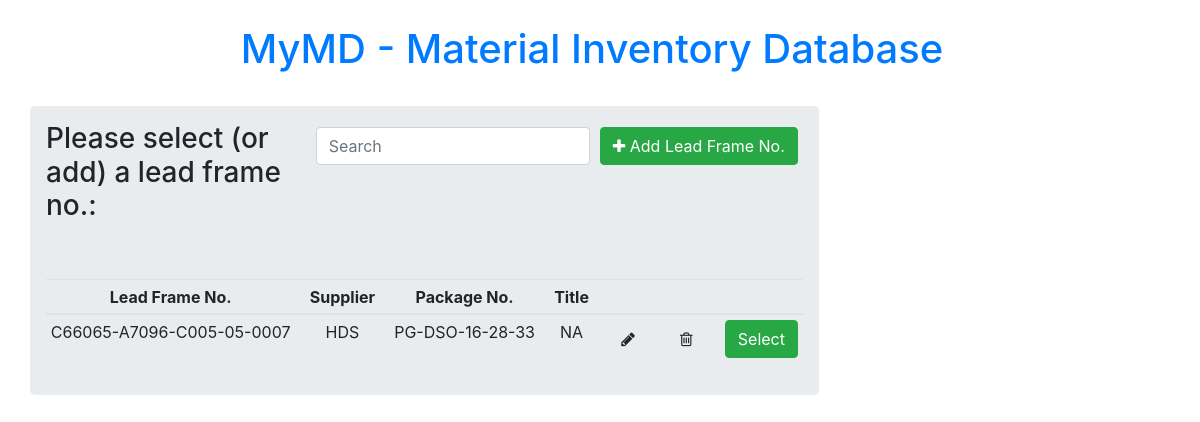
Screenshot of /lead_type with the database file from the repository.
### App.py (models this page shows, shortened)
class LeadType(db.Model):
    __tablename__ = 'lead_types'
    lead_type_id = db.Column(db.Integer, primary_key=True)
    lead_no = db.Column(db.String(100))
    supplier = db.Column(db.String(100))
    package_no = db.Column(db.String(100))
    title = db.Column(db.String(100))
    lead_description = db.relationship("LeadDescription", cascade="all, delete-orphan")

### App.py (the view)
@app.route("/lead_type")
def show_lead_types():
    all_lead_type = LeadType.query.order_by(LeadType.lead_type_id).all()
    return render_template("lead_type.html", lead_types=all_lead_type)

### templates/lead_type.html (shortened to what this page needs)
{% extends 'base.html' %}
{% block body %}
<div class="container">
    <div class="row">
        <div class="col-xs-7">
            <div class="jumbotron p-3">
                    <button type="button" style="margin:5px;" class="btn btn-success float-right" data-toggle="modal"
                        data-target="#mymodal"><i class="fa fa-plus"></i> Add Lead Frame No.</button>
                    <div class="form-group pull-right" style="margin:5px;">
                        <input type="text" class="form-control" id="mySearch" placeholder="Search">
                    </div>
                    <h3>Please select (or add) a lead frame no.:</h3>
                <table id="myTable" class="table table-hover table-sm text-center">
                    <thead>
                        <tr>
                            <th>Lead Frame No.</th>
                            <th></th>
                            <th>Supplier</th>
                            <th></th>
                            <th>Package No.</th>
                            <th></th>
                            <th>Title</th>
                            <th></th>
                            <th></th>
                            <th></th>
                            <th></th>
                            <th></th>
                            <th></th>
                        </tr>
                    </thead>
                    {% for lead in lead_types %}
                    <tr>
                        <td>{{ lead.lead_no }}</td>
                        <td></td>
                        <td>{{ lead.supplier }}</td>
                        <td></td>
                        <td>{{ lead.package_no }}</td>
                        <td></td>
                        <td>{{ lead.title }}</td>
                        <td></td>
                        <td>
                            <a href="/lead_type/update/{{lead.lead_type_id}}" class="btn" data-toggle="modal"
                               data-target="#modaledit{{lead.lead_type_id}}"><i class="fa fa-pencil"></i></a>
                        </td>
                        <td></td>
                        <td>
                            <a href="/lead_type/delete/{{lead.lead_type_id}}" class="btn"
                               onclick="return confirm('Are You Sure To Delete?')"><i class="fa fa-trash-o"></i></a>
                        </td>
                        <td></td>
                        <td>
                            <a href="/lead_type/{{ lead.lead_type_id }}" class="btn btn-success" >Select</a>
                        </td>
                    </tr>
                    {% endfor %}
                </table>
            </div>
        </div>
    </div>
</div>
{% endblock %}

### rows the page displays
LeadType: lead_no "C66065-A7096-C005-05-0007", supplier "HDS", package_no "PG-DSO-16-28-33", title "NA"
